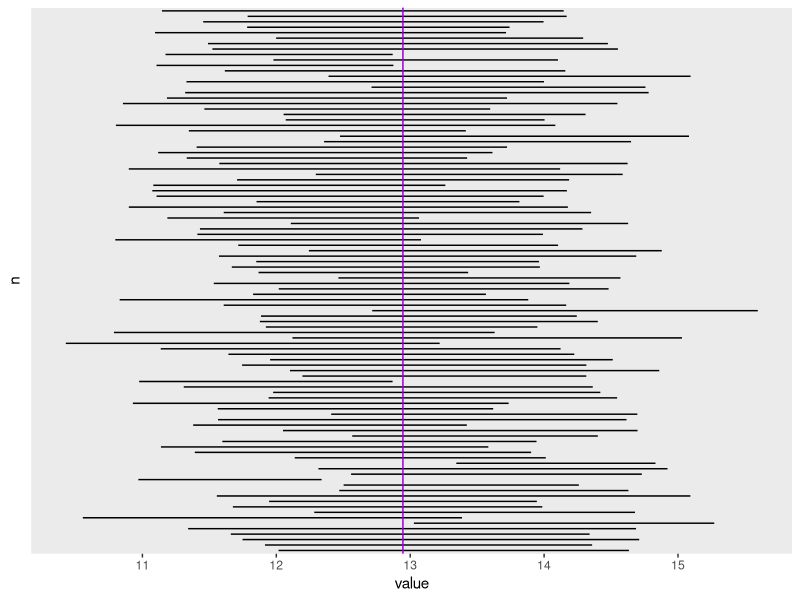
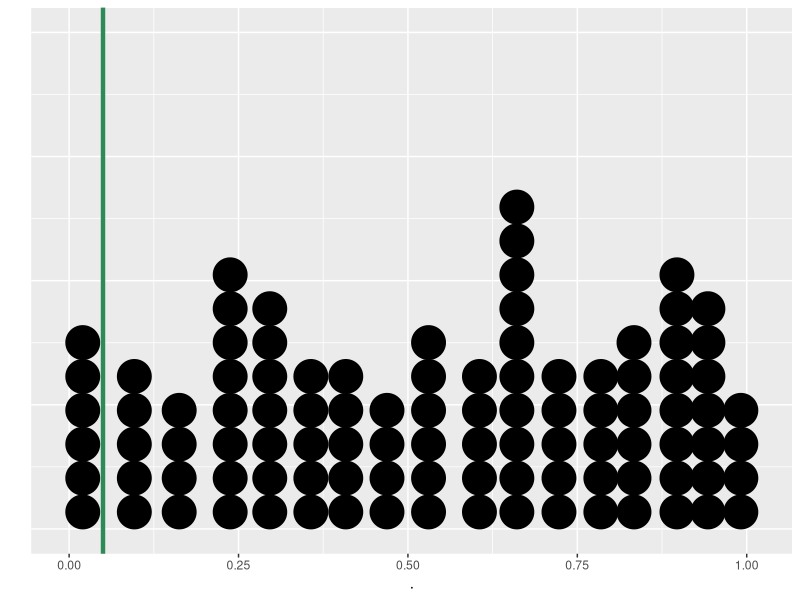

Generate these figures, in order, with R:
## ---- chunk 1
library(magrittr)
dap <- readr::read_csv("data/dap.csv") %>%
  as.vector() %>%
  unname() %>%
  unlist()
## ---- chunk 2
set.seed("21102015")
ic <- sample(dap, 10) %>% t.test()
ic$conf.int[1]
ic$estimate
set.seed("21102015")
## ---- chunk 3
sample(dap, 10) %>% t.test()
## ---- chunk 4
## Função que amostra n elementos e retorna os valores inferior e superior do IC calculado
## data = conjunto de dados de onde será retirada a amostra
## n_sample = tamanho da amostra
ic_amostr <- function(data, n_sample) {
  ic_sample <- sample(data, n_sample) %>% t.test()
  return(ic_sample$conf.int)
}
## ---- chunk 5
set.seed("21102015")
## ---- chunk 6
## 100 simulações com a função replicate
ic_simul <- replicate(100, ic_amostr(dap, 10))

## mostrar apenas os primeiros valores do resultado
ic_simul %>%
  t() %>%
  head()
## ---- chunk 7

library(ggplot2)
tibble::tibble(
  low = ic_simul[1, ],
  hi = ic_simul[2, ]
) %>%
  dplyr::bind_cols(n = factor(1:dim(ic_simul)[2])) %>%
  tidyr::pivot_longer(cols = where(is.numeric), names_to = "ic") %>%
  ggplot(aes(x = value, y = n)) +
  geom_line(aes(group = n)) +
  geom_vline(xintercept = mean(dap), color = "darkviolet", size = 0.5) +
  theme(
    axis.text.y = element_blank(),
    axis.ticks.y = element_blank(),
    panel.grid.major = element_blank(),
    panel.grid.minor = element_blank()
  )
## ---- chunk 8
(ic_simul[1, ] > mean(dap) | ic_simul[2, ] < mean(dap)) %>% mean()
## ---- chunk 9
set.seed("21102015")
## ---- chunk 10
sample(dap, 10) %>% t.test(mu = 12.94553)
## ---- chunk 11
## Função que amostra n elementos e retorna o p-valor do teste t
## data = conjunto de dados de onde será retirada a amostra
## n_sample = tamanho da amostra
t1_amostr <- function(data, n_sample, ...) {
  ic_sample <- sample(data, n_sample) %>% t.test(...)
  return(ic_sample$p.value)
}
## ---- chunk 12
set.seed("21102015")
## ---- chunk 13
## 100 simulações com a função replicate
t1_simul <- replicate(100, t1_amostr(dap, 10, mu = 12.94553))

## mostrar apenas os primeiros valores do resultado
head(t1_simul)
## ---- chunk 14
t1_simul %>%
  data.frame() %>%
  ggplot(aes(x = .)) +
  geom_dotplot(binwidth = .05) +
  geom_vline(xintercept = 0.05, color = "seagreen4", size = 1.5)+
  labs(y="")+
  theme(
    axis.text.y = element_blank(),
    axis.ticks.y = element_blank()
  )
## ---- chunk 15
mean(t1_simul < 0.05)
